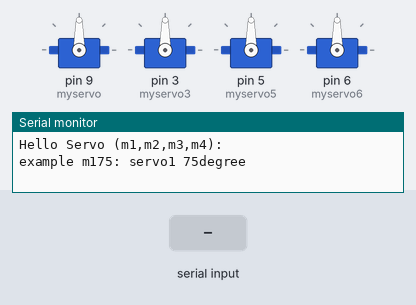
The sketch below on a simulated Arduino Uno, built with avr-gcc and run on an emulated ATmega328P. On the bench: 4 × servo, the last lines printed to the serial monitor. The test bench sets the inputs (shaded band).

Above: at 1.2 s.
1.3 s: "1" received over Serial
At 3.8 s:
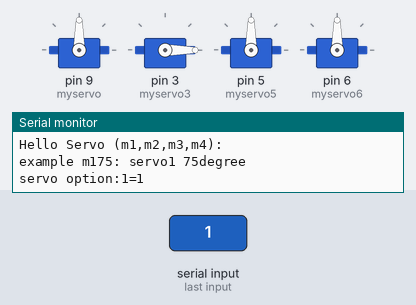
4.1 s: "90,45\n" received over Serial
At 5.56 s:
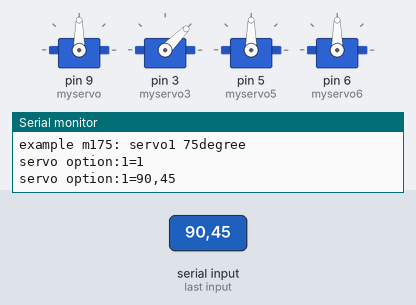
At 7.68 s:
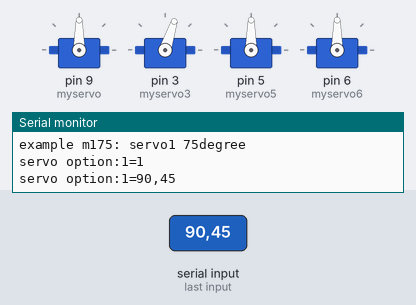
Timing chart, 0 to 16.1 s (numbered marks = the images above; inputs shaded):
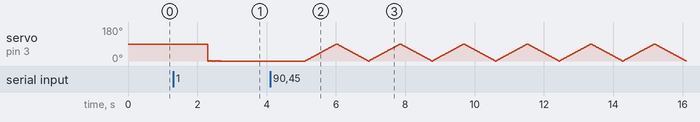

The sketch:

Servo_Sweep.ino
```cpp
/* Sweep
2019/8/5 from seeep example
pwm  3,5,6,9,10,11

2019/8/5: servo use 3,5,6,9
by CNHsu
*/

#include <Servo.h>

Servo myservo;  // create servo object to control a servo
Servo myservo3,myservo5,myservo6;
// twelve servo objects can be created on most boards

int pos = 0;    // variable to store the servo position

void setup() {
  //myservo.attach(9);  // attaches the servo on pin 9 to the servo object
 myservo.attach(9,544,2400); // calibrate
 myservo.write(90); // default degree
 myservo3.attach(3,544,2400); // calibrate
 myservo3.write(90); // default degree
 myservo5.attach(5,544,2400); // calibrate
 myservo5.write(90); // default degree
 myservo6.attach(6,544,2400); // calibrate
 myservo6.write(90); // default degree
  Serial.begin(38400);
  Serial.println("Hello Servo (m1,m2,m3,m4):");
  Serial.println("example m175: servo1 75degree");
}

void loop() {
  int i,k;
  int state;
  char ch;
  String instr="";
  String binstr="";

instr="";
while(!Serial.available()) {}
 instr=Serial.readString();
 binstr="";
if (instr[0]=='m') { // m1=servo3,,m2=servo5,m3=servo=6,m4=servo9
  binstr=instr.substring(2);
  ch=instr[1];
}
else
{
  binstr=instr;
  ch='1'; // default servo3
}
 state=binstr.toInt();
 //if (state >=0 && state <=360)
  {
    Serial.write("servo option:");
    Serial.write(ch);
    Serial.write("=");
    Serial.println(binstr);

    switch(ch)
    {
      case'1' : //myservo3.write(state);
                //delay(100);
                //myservo3.write(0); // back to default 90degree
                ///*
                for(k=0;k<10;k++)
                {
                for(i=0;i<=state;i++)
                {
                 myservo3.write(i);
                 delay(10);
                }
                for(i=state;i>=0;i--)
                {
                 myservo3.write(i);
                 delay(10);
                }
                }
                //*/
               break;
      case'2' : myservo5.write(state);
                delay(10);
                i=myservo5.read();
                Serial.write("servo read=:");
                Serial.println(i);
                delay(100);
               // myservo5.write(0); // back to default 90degree
               break;
      case'3' : myservo6.write(state);
                delay(100);
               // myservo6.write(0); // back to default 90degree
               break;
      case'4' : myservo.write(state);
                delay(100);
               // myservo.write(0); // back to default 90degree
               break;
    }

  }
/* test code
    Serial.write("servo option:");
    Serial.println(binstr);
    myservo.write(state);
    delay(200);
     myservo.write(90); // return to original

     myservo3.write(state);
     delay(200);
     myservo3.write(90); // return to original

     myservo5.write(state);
     delay(200);
     myservo5.write(90); // return to original

     myservo6.write(state);
     delay(200);
     myservo6.write(90); // return to original
 */

/*

  for (pos = 0; pos <= 180; pos += 1) { // goes from 0 degrees to 180 degrees
    // in steps of 1 degree
    myservo.write(pos);              // tell servo to go to position in variable 'pos'
    delay(15);                       // waits 15ms for the servo to reach the position
  }
  for (pos = 180; pos >= 0; pos -= 1) { // goes from 180 degrees to 0 degrees
    myservo.write(pos);              // tell servo to go to position in variable 'pos'
    delay(15);                       // waits 15ms for the servo to reach the position
  }
  */
}
```

Measured:
- after the input at 1.3 s, servo on pin 3 (myservo3): alternates 1° for 0.02 s and 0° for 0.02 s, 21 changes in all, then stays 0°, starting after 1.0 s
